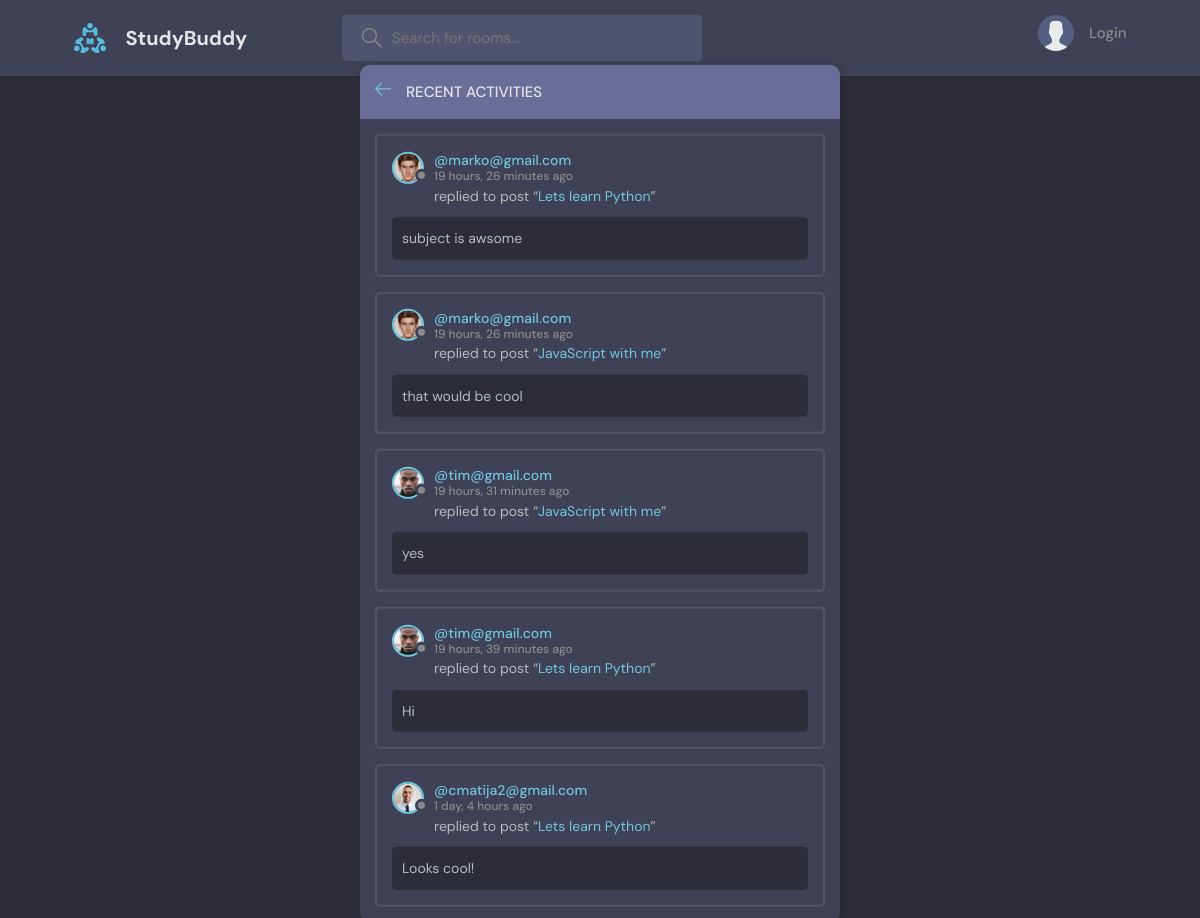
The page /activity/ on the database its author committed.
### base/models.py (models this page shows, shortened)
class Message(models.Model):
    user= models.ForeignKey(User, on_delete=models.CASCADE) #user model koji se importa iz django.contrib.auth. pogledaj na vrh i trazi na internetu
    room = models.ForeignKey(Room , on_delete=models.CASCADE) #kada neko makne parent room zelimo pobrisati kid od rooma, mozemo staviti  SET_NULL u tom slucaju bi stavio nula ne pobrisao totalno room
    body = models.TextField()
    updated = models.DateTimeField(auto_now=True) #svaki put kada save-mo novi podatak ovdje ce biti zapisani detalji kada se to desilo
    created = models.DateTimeField(auto_now_add=True)
    class Meta:  #Model Meta is basically used to change the behavior of your model fields like changing order options,verbose_name and lot of other options
        ordering = ['-updated', '-created'] #reverse ordering tako da najnoviji update i created bude na vrhu liste

class User(AbstractUser):
    name = models.CharField(max_length=200, null=True)
    email = models.EmailField(unique=True, null=True)
    bio = models.TextField(null=True)
    avatar = models.ImageField(null=True, default="avatar.svg")
    USERNAME_FIELD = 'email'
    REQUIRED_FIELDS = []

class Room(models.Model):
    host= models.ForeignKey(User , on_delete=models.SET_NULL, null=True) #moramo staviti null=true jer moramo dozvoliti da ako ga neko pobrise da moze biti prazan
    topic = models.ForeignKey(Topic , on_delete=models.SET_NULL, null=True) #moramo staviti null=true jer moramo dozvoliti da ako ga neko pobrise da moze biti prazan
    name = models.CharField(max_length=200)
    description = models.TextField(null=True, blank=True) #null is allowed/ to mjesto moze ostati prazn, jer inace to nije dozvoljeno ako ne navedes -- balnk= true --> ako runamo save method this we can leave empty
    participants = models.ManyToManyField(User, related_name='participants', blank=True)
    updated = models.DateTimeField(auto_now=True) #svaki put kada save-mo novi podatak ovdje ce biti zapisani detalji kada se to desilo
    created = models.DateTimeField(auto_now_add=True)
    class Meta:  #Model Meta is basically used to change the behavior of your model fields like changing order options,verbose_name and lot of other options
        ordering = ['-updated', '-created'] #reverse ordering tako da najnoviji update i created bude na vrhu liste
    def __str__(self): #The __str__ method in Python represents the class objects as a string – it can be used for classes. The __str__ method should be defined in a way that is easy to read and outputs all the members of the class. This method is also used as a debugging tool when the members of a class need to be checked.
        return self.name #creating string version

### base/views.py (the view)
# urls.py: path('activity/', views.activityPage, name='activity'),
def activityPage(request):
    room_messages = Message.objects.all()
    return render(request,'base/activity.html',{'room_messages':room_messages})

### base/templates/base/activity.html (shortened to what this page needs)
{% extends 'main.html' %}
{% block content %}
    <main class="layout">
      <div class="container">
        <div class="layout__box">
          <div class="layout__boxHeader">
            <div class="layout__boxTitle">
              <a href="{% url 'home' %}">
                <svg version="1.1" xmlns="http://www.w3.org/2000/svg" width="32" height="32" viewBox="0 0 32 32">
                  <title>arrow-left</title>
                  <path
                    d="M13.723 2.286l-13.723 13.714 13.719 13.714 1.616-1.611-10.96-10.96h27.625v-2.286h-27.625l10.965-10.965-1.616-1.607z"
                  ></path>
                </svg>
              </a>
              <h3>Recent Activities</h3>
            </div>
          </div>
          {% for message in room_messages %}
          <div class="activities__box">
            <div class="activities__boxHeader roomListRoom__header">
              <a href="{% url 'user-profile' message.user.id %}" class="roomListRoom__author">
                <div class="avatar avatar--small">
                  <img src="{{message.user.avatar.url}}" />
                </div>
                <p>
                  @{{message.user}}
                  <span>{{message.created|timesince}} ago</span>
                </p>
              </a>
            </div>
            <div class="activities__boxContent">
              <p>replied to post “<a href="{% url 'room' message.room.id %}">{{message.room}}</a>”</p>
              <div class="activities__boxRoomContent">
                  {{message.body}}
              </div>
            </div>
          </div>
          {% endfor %}
        </div>
      </div>
    </main>
{% endblock content %}

### static/styles/style.css (style rules this page uses)
:root { --color-main: #71c6dd; --color-main-light: #e1f6fb; --color-dark: #3f4156; --color-dark-medium: #51546e; --color-dark-light: #696d97; --color-light: #e5e5e5; --color-gray: #8b8b8b; --color-light-gray: #b2bdbd; --color-bg: #2d2d39; --color-success: #5dd693; --color-error: #fc4b0b; }
* { font-family: "DM Sans", -apple-system, BlinkMacSystemFont, "Segoe UI", Roboto, Oxygen, Ubuntu, Cantarell, "Open Sans", "Helvetica Neue", sans-serif; margin: 0; padding: 0; box-sizing: border-box; text-rendering: optimizeLegibility; font-size: inherit; }
html { font-size: 56.25%; }
@media only screen and (min-width: 1200px) { html { font-size: 62.5%; } }
body { line-height: 1.6; font-weight: 400; font-size: 1.5rem; color: var(--color-light-gray); background-color: var(--color-bg); min-height: 100vh; }
img { width: 100%; }
a { display: inline-block; color: var(--color-main); text-decoration: none; }
.container { max-width: 120rem; width: 90%; margin: auto; }
.avatar { position: relative; display: inline-block; border-radius: 50%; border: 2px solid var(--color-main); }
.avatar img { display: block; border-radius: 50%; object-fit: cover; object-position: center; }
.avatar::after { content: ""; display: block; position: absolute; background-color: var(--color-gray); z-index: 111; border-radius: 50%; border: 0.3rem solid var(--color-dark); }
.avatar.avatar--small img { width: 2.8rem; height: 2.8rem; }
.avatar.avatar--small:after { width: 0.7rem; height: 0.7rem; bottom: 0px; right: -6px; }
.layout { margin-top: 2.4rem; }
.layout > .container { display: flex; justify-content: space-between; align-items: flex-start; }
.layout__box { width: 90%; max-width: 48rem; min-height: 40rem; position: absolute; top: 50%; left: 50%; transform: translate(-50%, -46%); background-color: var(--color-dark); border-radius: 1rem; box-shadow: 1px 1px 6px 3px rgba(0, 0, 0, 0.1); overflow: hidden; }
.layout__boxHeader { display: flex; padding: 1.5rem; background-color: var(--color-dark-light); }
.layout__boxTitle { display: flex; gap: 1.5rem; align-items: center; }
.layout__boxTitle h3 { text-transform: uppercase; font-weight: 500; color: var(--color-light); }
.layout__boxTitle svg { width: 1.6rem; height: 1.6rem; fill: var(--color-main); }
.roomListRoom__header { display: flex; justify-content: space-between; align-items: center; }
.roomListRoom__author { font-weight: 500; display: flex; align-items: center; gap: 1rem; }
.activities__box { margin: 1.5rem; padding: 1.5rem; border: 2px solid var(--color-dark-medium); border-radius: 5px; }
.activities__boxHeader p { font-size: 1.4rem; line-height: 1.3; }
.activities__boxHeader p span { color: var(--color-gray); font-size: 1.2rem; display: block; }
.activities__boxContent { margin-left: 4.2rem; }
.activities__boxContent { font-size: 1.4rem; }
.activities__boxRoomContent { background: var(--color-bg); padding: 1rem; border-radius: 5px; margin-top: 1rem; margin-left: -4.2rem; }

### rows shown on the page
Message: user.avatar (picture), user "marko@gmail.com", created "19 hours, 26 minutes", room "Lets learn Python", body "subject is awsome"
Message: user.avatar (picture), user "marko@gmail.com", created "19 hours, 26 minutes", room "JavaScript with me", body "that would be cool"
Message: user.avatar (picture), user "tim@gmail.com", created "19 hours, 31 minutes", room "JavaScript with me", body "yes"
Message: user.avatar (picture), user "tim@gmail.com", created "19 hours, 39 minutes", room "Lets learn Python", body "Hi"
Message: user.avatar (picture), user "cmatija2@gmail.com", created "1 day, 4 hours", room "Lets learn Python", body "Looks cool!"
